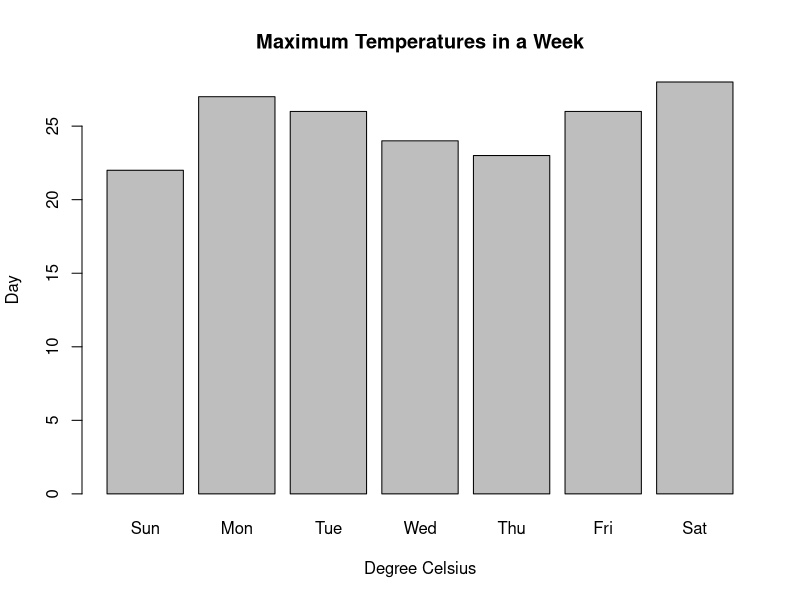
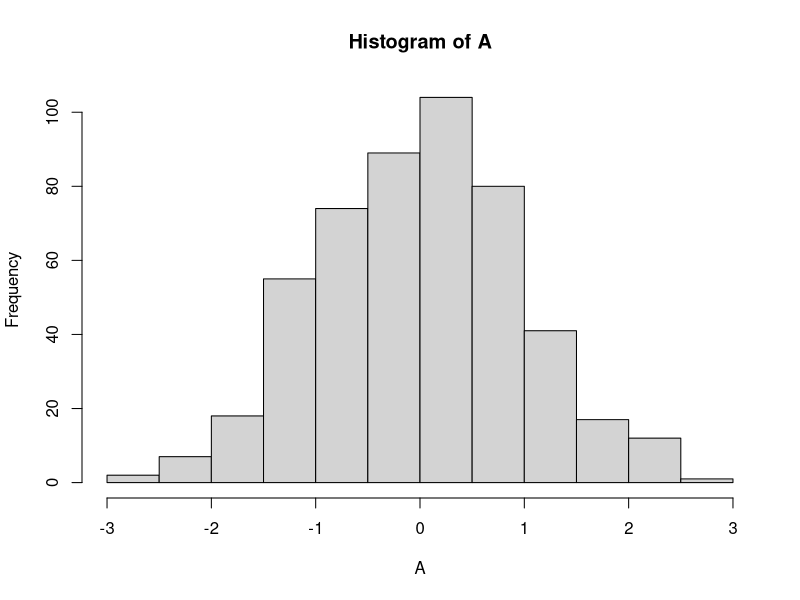
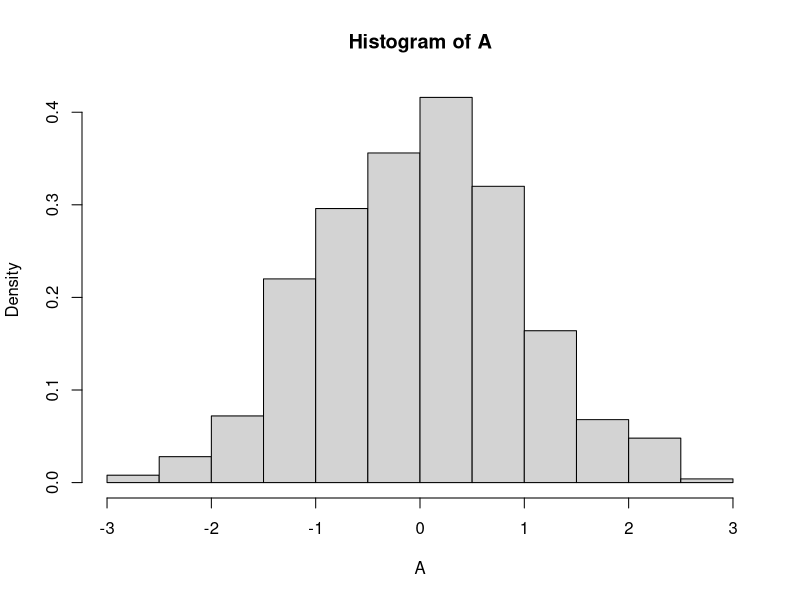
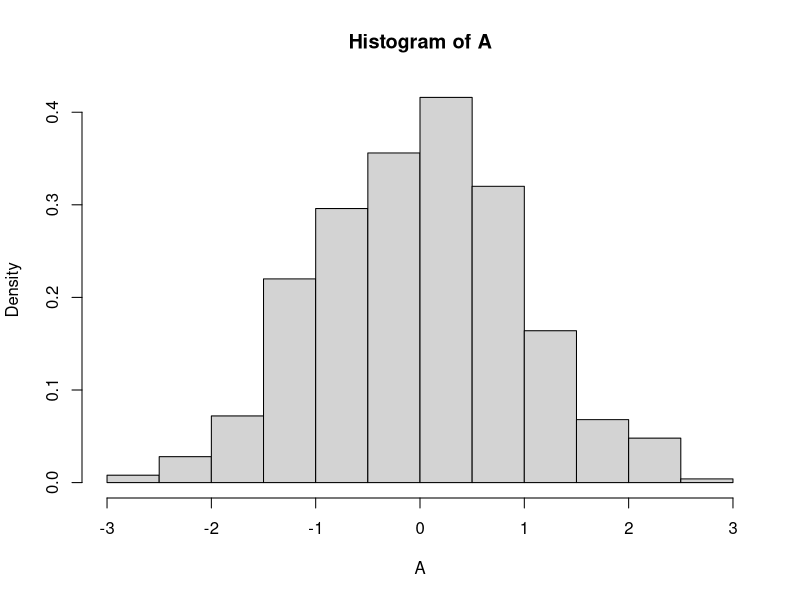
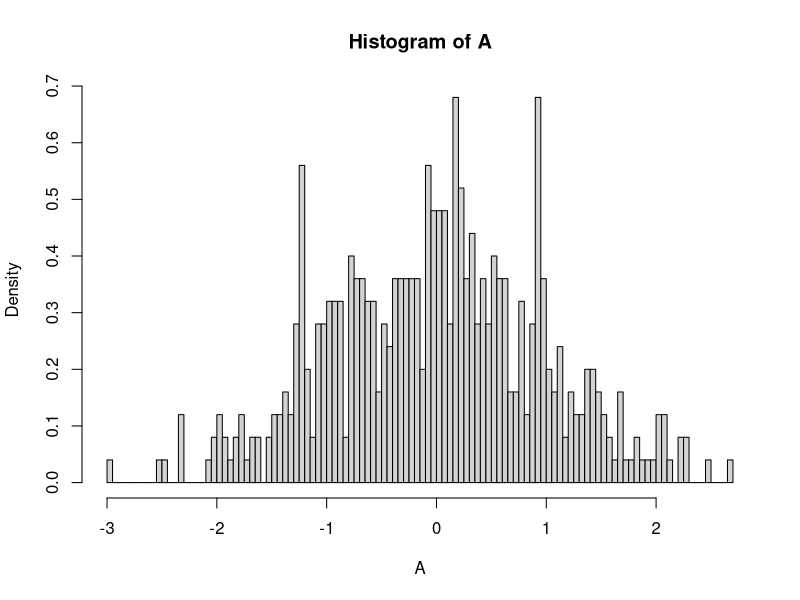
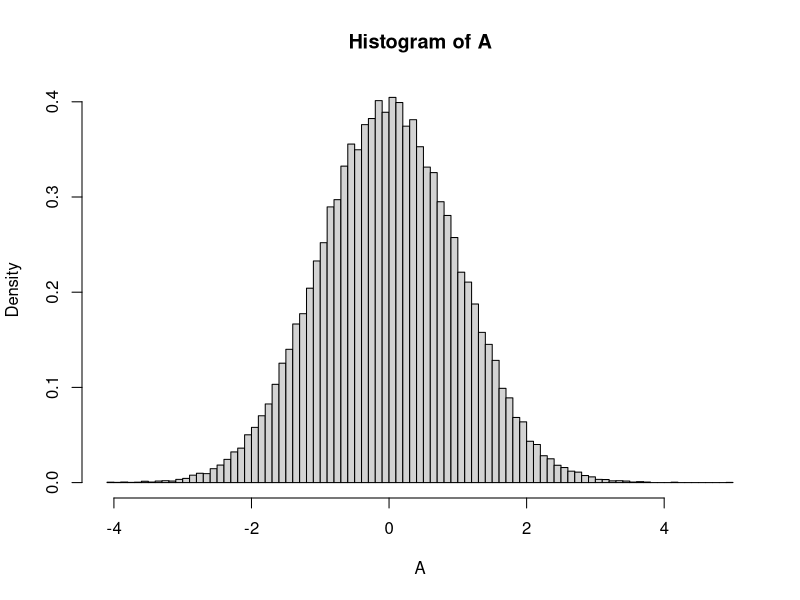
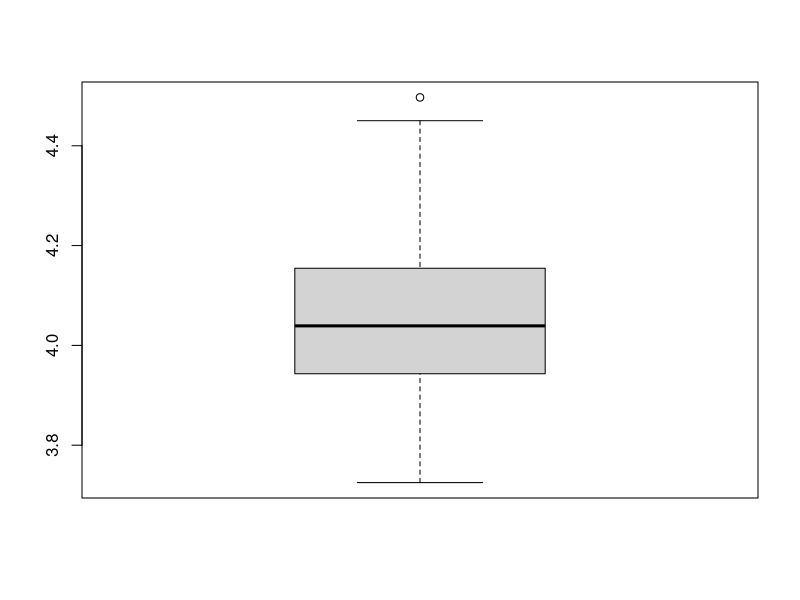
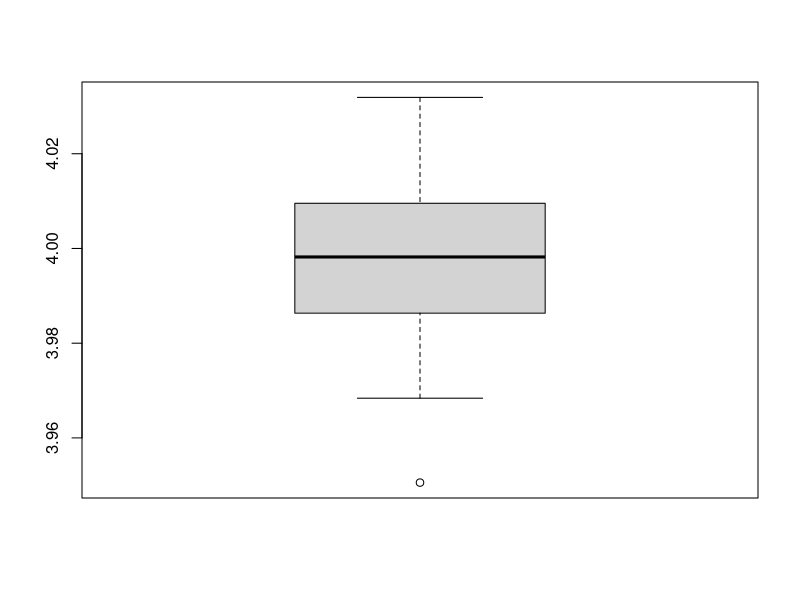

Reproduce these figures in R, in order.
## ---- chunk 1
knitr::opts_chunk$set(echo = TRUE)
## ---- chunk 2
max.temp <- c(22, 27, 26, 24, 23, 26, 28)

barplot(max.temp,
main = "Maximum Temperatures in a Week",
xlab = "Degree Celsius",
ylab = "Day",
names.arg = c("Sun", "Mon", "Tue", "Wed", "Thu", "Fri", "Sat"))
## ---- chunk 3

A <- rnorm(500, 0, 1)

hist(A)

hist(A, freq = FALSE)

hist(A, freq = FALSE, breaks = 20)
hist(A, freq = FALSE, breaks = 100)

# In order to create more breaks, you need to increase the
# numbers of observations


A <- rnorm(50000, 0, 1)
hist(A, freq = FALSE, breaks = 100)

## ---- chunk 4

A = rexp(500, 4)

1/mean(A)

m = c()

for (i in 1:50) {
  A = rexp(500, 4)
  m[i] <- 1/mean(A)
}


mean(m)

boxplot(m)


## With more observations we got less variation (500 -> 5000)

## Law of large numbers

m = c()

for (i in 1:50) {
  A = rexp(50000, 4)
  m[i] <- 1/mean(A)
}


mean(m)

boxplot(m)


## ---- chunk 5

n= 100

U = runif(n, 0, 4)

theta = max(U)


for (i in 1:50) {
  U = runif(n, 0, 4)
  theta = c(theta, max(U))
}


mean(theta)

boxplot(theta)


## Adjust to make the estimator unbiased

thetab = (n+1)/n*theta

mean(thetab)

boxplot(thetab)


## With more observations

n= 100

U = runif(n, 0, 4)

theta = max(U)


for (i in 1:5000) {
  U = runif(n, 0, 4)
  theta = c(theta, max(U))
}


mean(theta)

boxplot(theta)


